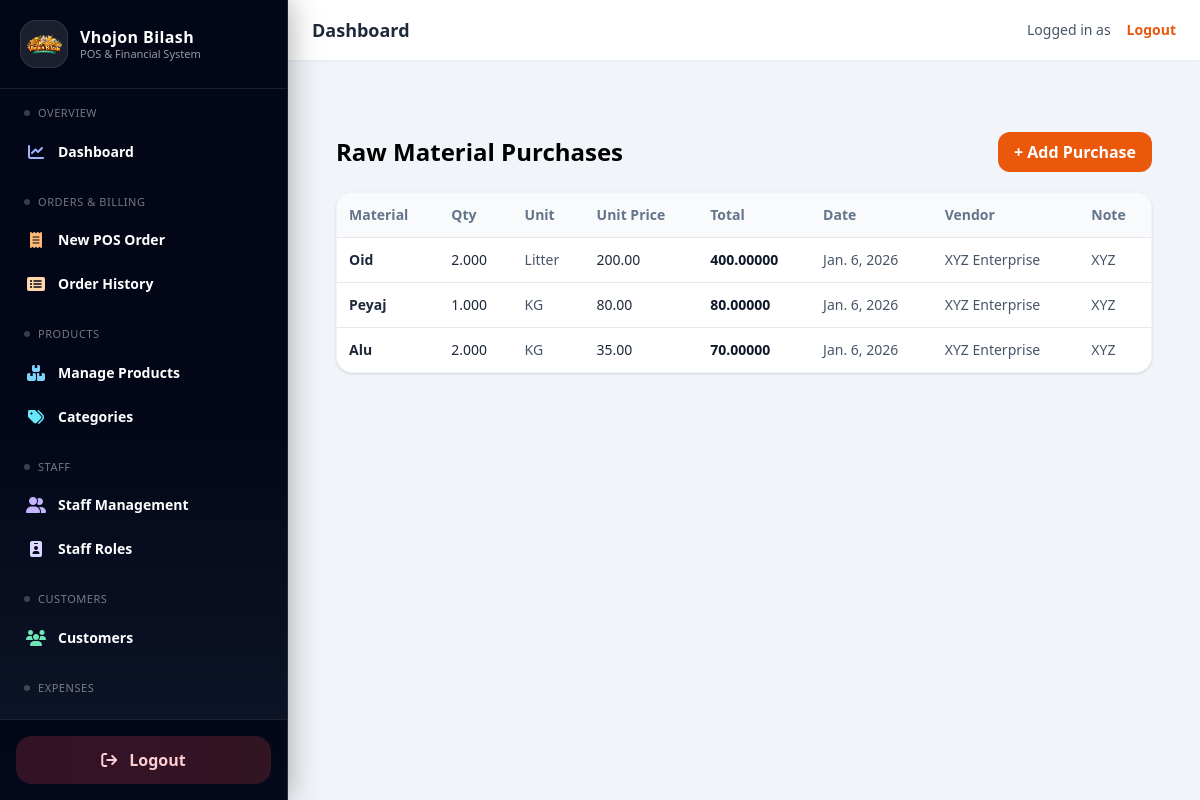
/expenses/raw/, run on the app's committed database.
### expenses/models.py (models this page shows, shortened)
class RawMaterialPurchase(models.Model):
    material = models.ForeignKey(RawMaterial, on_delete=models.PROTECT, related_name="purchases")
    unit = models.ForeignKey(Unit, on_delete=models.PROTECT)
    quantity = models.DecimalField(max_digits=12, decimal_places=3)  # allow 1.250 kg
    unit_price = models.DecimalField(max_digits=12, decimal_places=2)  # price per unit
    purchase_date = models.DateField(default=timezone.now)
    vendor = models.CharField(max_length=120, blank=True)
    note = models.CharField(max_length=255, blank=True)
    @property
    def total(self):
        return (self.quantity or 0) * (self.unit_price or 0)

class RawMaterial(models.Model):
    name = models.CharField(max_length=120, unique=True)  # "Rice", "Oil", "Chicken"
    default_unit = models.ForeignKey(Unit, on_delete=models.PROTECT, related_name="materials")
    def __str__(self):
        return self.name

class Unit(models.Model):
    name = models.CharField(max_length=30, unique=True)   # "kg", "liter", "pcs"
    symbol = models.CharField(max_length=10, blank=True)  # "kg", "L", "pcs"
    def __str__(self):
        return self.symbol or self.name

### expenses/views.py (the view)
# urls.py: path("raw/", views.RawPurchaseListView.as_view(), name="raw_list"),
class RawPurchaseListView(ListView):
    model = RawMaterialPurchase
    template_name = "expenses/raw_list.html"
    context_object_name = "items"
    paginate_by = 10
    ordering = ["-purchase_date", "-id"]

### expenses/templates/expenses/raw_list.html (shortened to what this page needs)
{% extends "base.html" %}
{% block content %}
<div class="max-w-6xl mx-auto p-6">
  <div class="flex items-center justify-between mb-5">
    <h1 class="text-2xl font-semibold">Raw Material Purchases</h1>
    <a href="{% url 'expenses:raw_create' %}"
       class="px-4 py-2 rounded-xl bg-orange-600 text-white font-semibold hover:bg-orange-700">
      + Add Purchase
    </a>
  </div>
  <div class="bg-white rounded-2xl border border-slate-100 shadow overflow-x-auto">
    <table class="w-full text-sm">
      <thead class="text-slate-500 bg-slate-50">
        <tr>
          <th class="text-left p-3">Material</th>
          <th class="text-left p-3">Qty</th>
          <th class="text-left p-3">Unit</th>
          <th class="text-left p-3">Unit Price</th>
          <th class="text-left p-3">Total</th>
          <th class="text-left p-3">Date</th>
          <th class="text-left p-3">Vendor</th>
          <th class="text-left p-3">Note</th>
        </tr>
      </thead>
      <tbody>
        {% for x in items %}
          <tr class="border-t">
            <td class="p-3 font-semibold text-slate-800">{{ x.material }}</td>
            <td class="p-3 text-slate-800">{{ x.quantity }}</td>
            <td class="p-3 text-slate-600">{{ x.unit }}</td>
            <td class="p-3 text-slate-800">{{ x.unit_price }}</td>
            <td class="p-3 font-semibold text-slate-900">{{ x.total }}</td>
            <td class="p-3 text-slate-600">{{ x.purchase_date }}</td>
            <td class="p-3 text-slate-600">{{ x.vendor }}</td>
            <td class="p-3 text-slate-600">{{ x.note }}</td>
          </tr>
        {% empty %}
          <tr>
            <td class="p-4 text-slate-500" colspan="8">No raw material purchases found.</td>
          </tr>
        {% endfor %}
      </tbody>
    </table>
  </div>
</div>
{% endblock %}

### data on the page
RawMaterialPurchase: material "Oid", quantity "2.000", unit "Litter", unit_price "200.00", total "400.00000", purchase_date "Jan. 6, 2026", vendor "XYZ Enterprise", note "XYZ"
RawMaterialPurchase: material "Peyaj", quantity "1.000", unit "KG", unit_price "80.00", total "80.00000", purchase_date "Jan. 6, 2026", vendor "XYZ Enterprise", note "XYZ"
RawMaterialPurchase: material "Alu", quantity "2.000", unit "KG", unit_price "35.00", total "70.00000", purchase_date "Jan. 6, 2026", vendor "XYZ Enterprise", note "XYZ"
